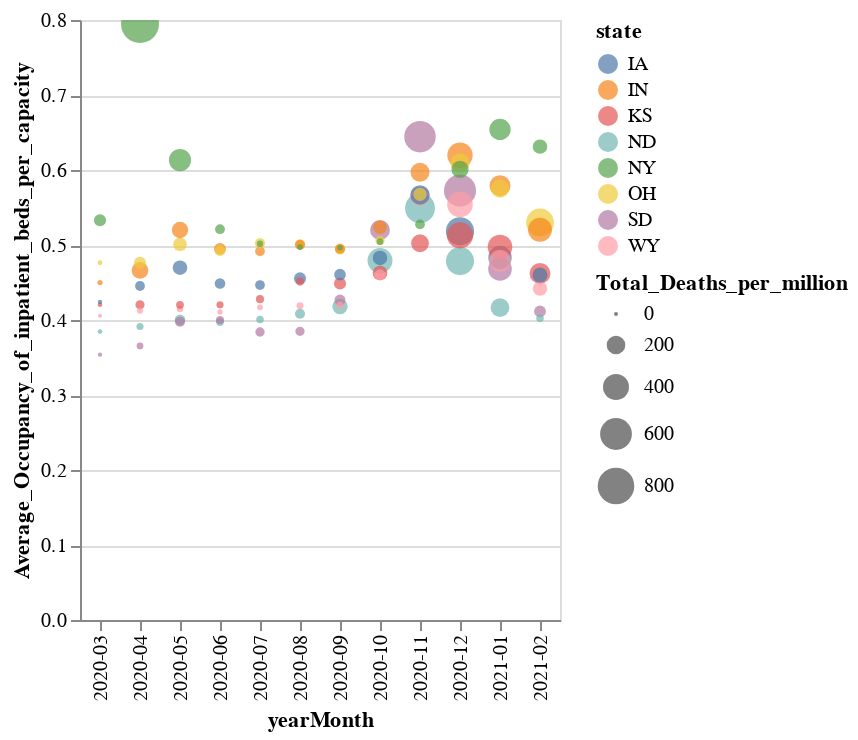

Notebook cell for this chart:
### Code cell
bad_Hospital_policy_states=list(bad_Hospital_policy_states)
bad_Hospital_policy_states.append("NY")
X=Hospital_Deaths_data[Hospital_Deaths_data['state'].isin(bad_Hospital_policy_states)]
alt.Chart(X).mark_circle().encode(
    x="yearMonth",
    y=alt.X('Average_Occupancy_of_inpatient_beds_per_capacity'),
    size=alt.Size("Total_Deaths_per_million"),
    color='state',
    tooltip=['state', 'yearMonth', 'Total_Deaths_per_million', 'Average_Occupancy_of_inpatient_beds_per_capacity']
).interactive()

### Figure 1 — Vega-Lite specification as saved in the notebook (floating-point values rounded to 4 significant figures)
{"config": {"view": {"continuousWidth": 400, "continuousHeight": 300}}, "data": {"name": "data-710c7efb3273aa90009bd602ca18e518"}, "mark": "circle", "encoding": {"color": {"type": "nominal", "field": "state"}, "size": {"type": "quantitative", "field": "Total_Deaths_per_million"}, "tooltip": [{"type": "nominal", "field": "state"}, {"type": "nominal", "field": "yearMonth"}, {"type": "quantitative", "field": "Total_Deaths_per_million"}, {"type": "quantitative", "field": "Average_Occupancy_of_inpatient_beds_per_capacity"}], "x": {"type": "nominal", "field": "yearMonth"}, "y": {"type": "quantitative", "field": "Average_Occupancy_of_inpatient_beds_per_capacity"}}, "selection": {"selector081": {"type": "interval", "bind": "scales", "encodings": ["x", "y"]}}, "$schema": "https://vega.github.io/schema/vega-lite/v4.8.1.json", "datasets": {"data-710c7efb3273aa90009bd602ca18e518": [{"state": "ND", "yearMonth": "2020-12", "Total_Deaths_per_million": 467.2, "Average_Occupancy_of_inpatient_beds_per_capacity": 0.4785, "Dist": 0.2173}, {"state": "ND", "yearMonth": "2021-01", "Total_Deaths_per_million": 200.8, "Average_Occupancy_of_inpatient_beds_per_capacity": 0.4165, "Dist": 0.1843}, {"state": "ND", "yearMonth": "2020-10", "Total_Deaths_per_million": 367.4, "Average_Occupancy_of_inpatient_beds_per_capacity": 0.4792, "Dist": 0.181}, {"state": "IA", "yearMonth": "2020-12", "Total_Deaths_per_million": 471.6, "Average_Occupancy_of_inpatient_beds_per_capacity": 0.5183, "Dist": 0.1791}, {"state": "SD", "yearMonth": "2021-01", "Total_Deaths_per_million": 327.8, "Average_Occupancy_of_inpatient_beds_per_capacity": 0.468, "Dist": 0.1781}, {"state": "SD", "yearMonth": "2020-03", "Total_Deaths_per_million": 1.13, "Average_Occupancy_of_inpatient_beds_per_capacity": 0.3538, "Dist": 0.1759}, {"state": "SD", "yearMonth": "2020-12", "Total_Deaths_per_million": 612.7, "Average_Occupancy_of_inpatient_beds_per_capacity": 0.5726, "Dist": 0.175}, {"state": "SD", "yearMonth": "2020-04", "Total_Deaths_per_million": 18.09, "Average_Occupancy_of_inpatient_beds_per_capacity": 0.3654, "Dist": 0.1704}, {"state": "ND", "yearMonth": "2020-11", "Total_Deaths_per_million": 530.1, "Average_Occupancy_of_inpatient_beds_per_capacity": 0.5491, "Dist": 0.1691}, {"state": "OH", "yearMonth": "2021-02", "Total_Deaths_per_million": 456.7, "Average_Occupancy_of_inpatient_beds_per_capacity": 0.53, "Dist": 0.1621}, {"state": "SD", "yearMonth": "2020-07", "Total_Deaths_per_million": 44.08, "Average_Occupancy_of_inpatient_beds_per_capacity": 0.384, "Dist": 0.161}, {"state": "KS", "yearMonth": "2020-12", "Total_Deaths_per_million": 405.4, "Average_Occupancy_of_inpatient_beds_per_capacity": 0.5129, "Dist": 0.1608}, {"state": "IA", "yearMonth": "2021-01", "Total_Deaths_per_million": 320.1, "Average_Occupancy_of_inpatient_beds_per_capacity": 0.4833, "Dist": 0.1601}, {"state": "SD", "yearMonth": "2020-08", "Total_Deaths_per_million": 41.82, "Average_Occupancy_of_inpatient_beds_per_capacity": 0.3849, "Dist": 0.1594}, {"state": "ND", "yearMonth": "2020-09", "Total_Deaths_per_million": 133.8, "Average_Occupancy_of_inpatient_beds_per_capacity": 0.4179, "Dist": 0.1591}, {"state": "KS", "yearMonth": "2021-01", "Total_Deaths_per_million": 356.3, "Average_Occupancy_of_inpatient_beds_per_capacity": 0.4974, "Dist": 0.1589}, {"state": "KS", "yearMonth": "2021-02", "Total_Deaths_per_million": 254.7, "Average_Occupancy_of_inpatient_beds_per_capacity": 0.4621, "Dist": 0.158}, {"state": "ND", "yearMonth": "2020-05", "Total_Deaths_per_million": 59.05, "Average_Occupancy_of_inpatient_beds_per_capacity": 0.4001, "Dist": 0.1503}, {"state": "SD", "yearMonth": "2020-05", "Total_Deaths_per_million": 50.87, "Average_Occupancy_of_inpatient_beds_per_capacity": 0.3978, "Dist": 0.1497}, {"state": "WY", "yearMonth": "2021-01", "Total_Deaths_per_million": 273.0, "Average_Occupancy_of_inpatient_beds_per_capacity": 0.4789, "Dist": 0.1477}, {"state": "ND", "yearMonth": "2020-03", "Total_Deaths_per_million": 3.937, "Average_Occupancy_of_inpatient_beds_per_capacity": 0.3845, "Dist": 0.1462}, {"state": "ND", "yearMonth": "2020-04", "Total_Deaths_per_million": 21.0, "Average_Occupancy_of_inpatient_beds_per_capacity": 0.3913, "Dist": 0.1456}, {"state": "SD", "yearMonth": "2021-02", "Total_Deaths_per_million": 74.61, "Average_Occupancy_of_inpatient_beds_per_capacity": 0.4115, "Dist": 0.1445}, {"state": "ND", "yearMonth": "2020-06", "Total_Deaths_per_million": 31.49, "Average_Occupancy_of_inpatient_beds_per_capacity": 0.3976, "Dist": 0.143}, {"state": "SD", "yearMonth": "2020-06", "Total_Deaths_per_million": 32.78, "Average_Occupancy_of_inpatient_beds_per_capacity": 0.3998, "Dist": 0.1412}, {"state": "ND", "yearMonth": "2020-08", "Total_Deaths_per_million": 52.49, "Average_Occupancy_of_inpatient_beds_per_capacity": 0.4083, "Dist": 0.1397}, {"state": "ND", "yearMonth": "2020-07", "Total_Deaths_per_million": 24.93, "Average_Occupancy_of_inpatient_beds_per_capacity": 0.4006, "Dist": 0.1376}, {"state": "ND", "yearMonth": "2021-02", "Total_Deaths_per_million": 24.93, "Average_Occupancy_of_inpatient_beds_per_capacity": 0.4022, "Dist": 0.136}, {"state": "IN", "yearMonth": "2021-02", "Total_Deaths_per_million": 338.1, "Average_Occupancy_of_inpatient_beds_per_capacity": 0.5202, "Dist": 0.1296}, {"state": "WY", "yearMonth": "2021-02", "Total_Deaths_per_million": 114.0, "Average_Occupancy_of_inpatient_beds_per_capacity": 0.4419, "Dist": 0.1281}, {"state": "SD", "yearMonth": "2020-09", "Total_Deaths_per_million": 63.3, "Average_Occupancy_of_inpatient_beds_per_capacity": 0.4266, "Dist": 0.1253}, {"state": "WY", "yearMonth": "2020-03", "Total_Deaths_per_million": 0.0, "Average_Occupancy_of_inpatient_beds_per_capacity": 0.4055, "Dist": 0.1238}, {"state": "KS", "yearMonth": "2020-04", "Total_Deaths_per_million": 41.19, "Average_Occupancy_of_inpatient_beds_per_capacity": 0.4202, "Dist": 0.1238}, {"state": "WY", "yearMonth": "2020-04", "Total_Deaths_per_million": 12.09, "Average_Occupancy_of_inpatient_beds_per_capacity": 0.4122, "Dist": 0.1214}, {"state": "WY", "yearMonth": "2020-06", "Total_Deaths_per_million": 6.911, "Average_Occupancy_of_inpatient_beds_per_capacity": 0.4108, "Dist": 0.121}, {"state": "WY", "yearMonth": "2020-05", "Total_Deaths_per_million": 15.55, "Average_Occupancy_of_inpatient_beds_per_capacity": 0.4147, "Dist": 0.1202}, {"state": "IN", "yearMonth": "2020-04", "Total_Deaths_per_million": 158.2, "Average_Occupancy_of_inpatient_beds_per_capacity": 0.4662, "Dist": 0.1195}, {"state": "KS", "yearMonth": "2020-05", "Total_Deaths_per_million": 27.12, "Average_Occupancy_of_inpatient_beds_per_capacity": 0.4202, "Dist": 0.1188}, {"state": "WY", "yearMonth": "2020-09", "Total_Deaths_per_million": 22.46, "Average_Occupancy_of_inpatient_beds_per_capacity": 0.4197, "Dist": 0.1176}, {"state": "WY", "yearMonth": "2020-08", "Total_Deaths_per_million": 19.01, "Average_Occupancy_of_inpatient_beds_per_capacity": 0.4189, "Dist": 0.1172}, {"state": "KS", "yearMonth": "2020-06", "Total_Deaths_per_million": 21.28, "Average_Occupancy_of_inpatient_beds_per_capacity": 0.4202, "Dist": 0.1167}, {"state": "WY", "yearMonth": "2020-07", "Total_Deaths_per_million": 10.37, "Average_Occupancy_of_inpatient_beds_per_capacity": 0.4169, "Dist": 0.1161}, {"state": "IA", "yearMonth": "2021-02", "Total_Deaths_per_million": 128.4, "Average_Occupancy_of_inpatient_beds_per_capacity": 0.4599, "Dist": 0.1152}, {"state": "WY", "yearMonth": "2020-12", "Total_Deaths_per_million": 385.3, "Average_Occupancy_of_inpatient_beds_per_capacity": 0.5541, "Dist": 0.1125}, {"state": "KS", "yearMonth": "2020-07", "Total_Deaths_per_million": 30.21, "Average_Occupancy_of_inpatient_beds_per_capacity": 0.4278, "Dist": 0.1123}, {"state": "KS", "yearMonth": "2020-03", "Total_Deaths_per_million": 3.089, "Average_Occupancy_of_inpatient_beds_per_capacity": 0.4202, "Dist": 0.1102}, {"state": "KS", "yearMonth": "2020-10", "Total_Deaths_per_million": 120.5, "Average_Occupancy_of_inpatient_beds_per_capacity": 0.4627, "Dist": 0.1096}, {"state": "KS", "yearMonth": "2020-09", "Total_Deaths_per_million": 79.63, "Average_Occupancy_of_inpatient_beds_per_capacity": 0.4487, "Dist": 0.109}, {"state": "IA", "yearMonth": "2020-03", "Total_Deaths_per_million": 2.219, "Average_Occupancy_of_inpatient_beds_per_capacity": 0.424, "Dist": 0.1062}, {"state": "IA", "yearMonth": "2020-08", "Total_Deaths_per_million": 78.92, "Average_Occupancy_of_inpatient_beds_per_capacity": 0.4554, "Dist": 0.102}, {"state": "IA", "yearMonth": "2020-05", "Total_Deaths_per_million": 117.9, "Average_Occupancy_of_inpatient_beds_per_capacity": 0.4697, "Dist": 0.1016}, {"state": "IA", "yearMonth": "2020-04", "Total_Deaths_per_million": 49.13, "Average_Occupancy_of_inpatient_beds_per_capacity": 0.4453, "Dist": 0.1015}, {"state": "IA", "yearMonth": "2020-06", "Total_Deaths_per_million": 57.37, "Average_Occupancy_of_inpatient_beds_per_capacity": 0.4487, "Dist": 0.1011}, {"state": "IA", "yearMonth": "2020-07", "Total_Deaths_per_million": 48.18, "Average_Occupancy_of_inpatient_beds_per_capacity": 0.4466, "Dist": 0.09987}, {"state": "SD", "yearMonth": "2020-11", "Total_Deaths_per_million": 588.9, "Average_Occupancy_of_inpatient_beds_per_capacity": 0.6445, "Dist": 0.09469}, {"state": "IA", "yearMonth": "2020-09", "Total_Deaths_per_million": 72.26, "Average_Occupancy_of_inpatient_beds_per_capacity": 0.4605, "Dist": 0.09463}, {"state": "KS", "yearMonth": "2020-11", "Total_Deaths_per_million": 182.3, "Average_Occupancy_of_inpatient_beds_per_capacity": 0.5024, "Dist": 0.0919}, {"state": "WY", "yearMonth": "2020-10", "Total_Deaths_per_million": 63.93, "Average_Occupancy_of_inpatient_beds_per_capacity": 0.4602, "Dist": 0.09188}, {"state": "SD", "yearMonth": "2020-10", "Total_Deaths_per_million": 228.3, "Average_Occupancy_of_inpatient_beds_per_capacity": 0.52, "Dist": 0.09068}, {"state": "KS", "yearMonth": "2020-08", "Total_Deaths_per_million": 30.21, "Average_Occupancy_of_inpatient_beds_per_capacity": 0.4513, "Dist": 0.08884}, {"state": "IA", "yearMonth": "2020-10", "Total_Deaths_per_million": 117.9, "Average_Occupancy_of_inpatient_beds_per_capacity": 0.4827, "Dist": 0.08864}, {"state": "IN", "yearMonth": "2020-03", "Total_Deaths_per_million": 7.278, "Average_Occupancy_of_inpatient_beds_per_capacity": 0.4499, "Dist": 0.08203}, {"state": "OH", "yearMonth": "2020-04", "Total_Deaths_per_million": 78.71, "Average_Occupancy_of_inpatient_beds_per_capacity": 0.4763, "Dist": 0.08102}, {"state": "OH", "yearMonth": "2020-05", "Total_Deaths_per_million": 100.9, "Average_Occupancy_of_inpatient_beds_per_capacity": 0.5009, "Dist": 0.06443}, {"state": "IN", "yearMonth": "2020-05", "Total_Deaths_per_million": 151.5, "Average_Occupancy_of_inpatient_beds_per_capacity": 0.52, "Dist": 0.06335}, {"state": "IN", "yearMonth": "2020-06", "Total_Deaths_per_million": 75.16, "Average_Occupancy_of_inpatient_beds_per_capacity": 0.4948, "Dist": 0.06128}, {"state": "OH", "yearMonth": "2020-06", "Total_Deaths_per_million": 60.57, "Average_Occupancy_of_inpatient_beds_per_capacity": 0.4926, "Dist": 0.05827}, {"state": "OH", "yearMonth": "2020-09", "Total_Deaths_per_million": 56.98, "Average_Occupancy_of_inpatient_beds_per_capacity": 0.4943, "Dist": 0.05537}, {"state": "IN", "yearMonth": "2020-07", "Total_Deaths_per_million": 48.28, "Average_Occupancy_of_inpatient_beds_per_capacity": 0.4917, "Dist": 0.05487}, {"state": "OH", "yearMonth": "2020-03", "Total_Deaths_per_million": 4.705, "Average_Occupancy_of_inpatient_beds_per_capacity": 0.4763, "Dist": 0.05466}, {"state": "IN", "yearMonth": "2020-09", "Total_Deaths_per_million": 49.91, "Average_Occupancy_of_inpatient_beds_per_capacity": 0.4951, "Dist": 0.05202}, {"state": "OH", "yearMonth": "2020-08", "Total_Deaths_per_million": 55.52, "Average_Occupancy_of_inpatient_beds_per_capacity": 0.5008, "Dist": 0.04827}, {"state": "IN", "yearMonth": "2020-08", "Total_Deaths_per_million": 49.17, "Average_Occupancy_of_inpatient_beds_per_capacity": 0.5003, "Dist": 0.04659}, {"state": "OH", "yearMonth": "2020-07", "Total_Deaths_per_million": 53.55, "Average_Occupancy_of_inpatient_beds_per_capacity": 0.5027, "Dist": 0.04574}, {"state": "IN", "yearMonth": "2020-12", "Total_Deaths_per_million": 377.3, "Average_Occupancy_of_inpatient_beds_per_capacity": 0.6197, "Dist": 0.04409}, {"state": "IN", "yearMonth": "2020-10", "Total_Deaths_per_million": 104.0, "Average_Occupancy_of_inpatient_beds_per_capacity": 0.5236, "Dist": 0.04273}, {"state": "WY", "yearMonth": "2020-11", "Total_Deaths_per_million": 221.2, "Average_Occupancy_of_inpatient_beds_per_capacity": 0.5655, "Dist": 0.04267}, {"state": "NY", "yearMonth": "2020-04", "Total_Deaths_per_million": 862.1, "Average_Occupancy_of_inpatient_beds_per_capacity": 0.7947, "Dist": 0.04185}, {"state": "IN", "yearMonth": "2021-01", "Total_Deaths_per_million": 254.2, "Average_Occupancy_of_inpatient_beds_per_capacity": 0.579, "Dist": 0.04085}, {"state": "IA", "yearMonth": "2020-11", "Total_Deaths_per_million": 217.7, "Average_Occupancy_of_inpatient_beds_per_capacity": 0.5667, "Dist": 0.04021}, {"state": "OH", "yearMonth": "2020-10", "Total_Deaths_per_million": 42.52, "Average_Occupancy_of_inpatient_beds_per_capacity": 0.5062, "Dist": 0.0383}, {"state": "NY", "yearMonth": "2020-09", "Total_Deaths_per_million": 7.762, "Average_Occupancy_of_inpatient_beds_per_capacity": 0.4963, "Dist": 0.03581}, {"state": "NY", "yearMonth": "2020-08", "Total_Deaths_per_million": 9.15, "Average_Occupancy_of_inpatient_beds_per_capacity": 0.4972, "Dist": 0.03543}, {"state": "NY", "yearMonth": "2020-07", "Total_Deaths_per_million": 15.16, "Average_Occupancy_of_inpatient_beds_per_capacity": 0.5017, "Dist": 0.03305}, {"state": "NY", "yearMonth": "2020-10", "Total_Deaths_per_million": 16.86, "Average_Occupancy_of_inpatient_beds_per_capacity": 0.5043, "Dist": 0.03104}, {"state": "NY", "yearMonth": "2020-06", "Total_Deaths_per_million": 48.83, "Average_Occupancy_of_inpatient_beds_per_capacity": 0.5211, "Dist": 0.02566}, {"state": "NY", "yearMonth": "2020-03", "Total_Deaths_per_million": 79.68, "Average_Occupancy_of_inpatient_beds_per_capacity": 0.533, "Dist": 0.02473}, {"state": "OH", "yearMonth": "2021-01", "Total_Deaths_per_million": 189.3, "Average_Occupancy_of_inpatient_beds_per_capacity": 0.5752, "Dist": 0.02159}, {"state": "NY", "yearMonth": "2020-11", "Total_Deaths_per_million": 48.32, "Average_Occupancy_of_inpatient_beds_per_capacity": 0.5275, "Dist": 0.01904}, {"state": "NY", "yearMonth": "2020-05", "Total_Deaths_per_million": 287.0, "Average_Occupancy_of_inpatient_beds_per_capacity": 0.6132, "Dist": 0.01837}, {"state": "IN", "yearMonth": "2020-11", "Total_Deaths_per_million": 206.6, "Average_Occupancy_of_inpatient_beds_per_capacity": 0.5969, "Dist": 0.006037}, {"state": "OH", "yearMonth": "2020-12", "Total_Deaths_per_million": 216.7, "Average_Occupancy_of_inpatient_beds_per_capacity": 0.6094, "Dist": -0.002862}, {"state": "OH", "yearMonth": "2020-11", "Total_Deaths_per_million": 96.5, "Average_Occupancy_of_inpatient_beds_per_capacity": 0.5675, "Dist": -0.003781}, {"state": "NY", "yearMonth": "2020-12", "Total_Deaths_per_million": 169.3, "Average_Occupancy_of_inpatient_beds_per_capacity": 0.6007, "Dist": -0.01107}, {"state": "NY", "yearMonth": "2021-01", "Total_Deaths_per_million": 264.1, "Average_Occupancy_of_inpatient_beds_per_capacity": 0.654, "Dist": -0.0306}, {"state": "NY", "yearMonth": "2021-02", "Total_Deaths_per_million": 116.3, "Average_Occupancy_of_inpatient_beds_per_capacity": 0.6311, "Dist": -0.06038}]}}
